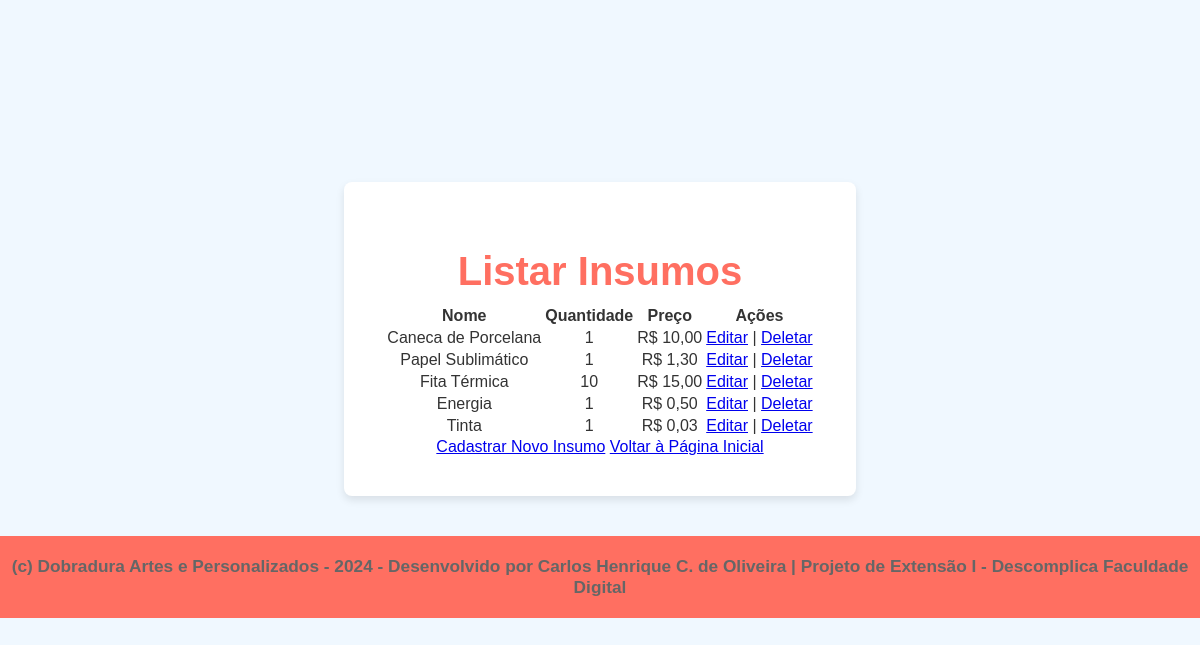
Page /listar_insumos.php on the committed database.
### tables this page shows
CREATE TABLE insumos (
        id INTEGER PRIMARY KEY AUTOINCREMENT,
        nome TEXT NOT NULL,
        quantidade FLOAT NOT NULL,
        preco FLOAT NOT NULL
    );

### listar_insumos.php (the view, shortened to what this page needs)
<?php
require 'database.php';
$sql = "SELECT * FROM insumos";
$stmt = $db->query($sql);
$insumos = $stmt->fetchAll(PDO::FETCH_ASSOC);
?>
<!DOCTYPE html>
<html lang="pt-BR">
<head>
    <link rel="stylesheet" href="style.css">
</head>
<body>
    <div class="container">
        <h1>Listar Insumos</h1>
        <table>
            <thead>
                <tr>
                    <th>Nome</th>
                    <th>Quantidade</th>
                    <th>Preço</th>
                    <th>Ações</th>
                </tr>
            </thead>
            <tbody>
                <?php if (empty($insumos)): ?>
                    <tr>
                        <td colspan="4">Nenhum insumo cadastrado.</td>
                    </tr>
                <?php else: ?>
                    <?php foreach ($insumos as $insumo): ?>
                        <tr>
                            <td><?php echo htmlspecialchars($insumo['nome']); ?></td>
                            <td><?php echo htmlspecialchars($insumo['quantidade']); ?></td>
                            <td>R$ <?php echo number_format($insumo['preco'], 2, ',', '.'); ?></td>
                            <td>
                                <a href="editar_insumo.php?id=<?php echo $insumo['id']; ?>">Editar</a> |
                                <a href="deletar_insumo.php?id=<?php echo $insumo['id']; ?>" onclick="return confirm('Tem certeza que deseja deletar este insumo?');">Deletar</a>
                            </td>
                        </tr>
                    <?php endforeach; ?>
                <?php endif; ?>
            </tbody>
        </table>
        <a href="cadastro_insumos.php" class="button voltar">Cadastrar Novo Insumo</a>
        <a href="index.php" class="button voltar">Voltar à Página Inicial</a>
    </div>
    <footer>
        <p><strong>(c) Dobradura Artes e Personalizados - 2024 - Desenvolvido por Carlos Henrique C. de Oliveira | Projeto de Extensão I - Descomplica Faculdade Digital</strong></p>
    </footer>
</body>
</html>

### style.css (style rules this page uses)
body { font-family: Arial, sans-serif; background-color: #f0f8ff; color: #333; margin: 0; padding: 0; display: flex; flex-direction: column; justify-content: center; align-items: center; min-height: 100vh; }
.container { text-align: center; background-color: #fff; padding: 40px; border-radius: 8px; box-shadow: 0px 4px 8px rgba(0, 0, 0, 0.1); max-width: 600px; margin-bottom: 40px; }
footer { background-color: #ff6f61; color: white; text-align: center; padding: 15px 0; width: 100%; font-size: 0.9em; position: relative; bottom: 0; }
footer p { margin: 5px; }
h1 { font-size: 2.5em; color: #ff6f61; margin-bottom: 10px; }
p { font-size: 1.2em; color: #666; margin-bottom: 30px; }

### rows in the picture
insumos: nome "Caneca de Porcelana", quantidade "1", preco "10,00"
insumos: nome "Papel Sublimático", quantidade "1", preco "1,30"
insumos: nome "Fita Térmica", quantidade "10", preco "15,00"
insumos: nome "Energia", quantidade "1", preco "0,50"
insumos: nome "Tinta", quantidade "1", preco "0,03"
